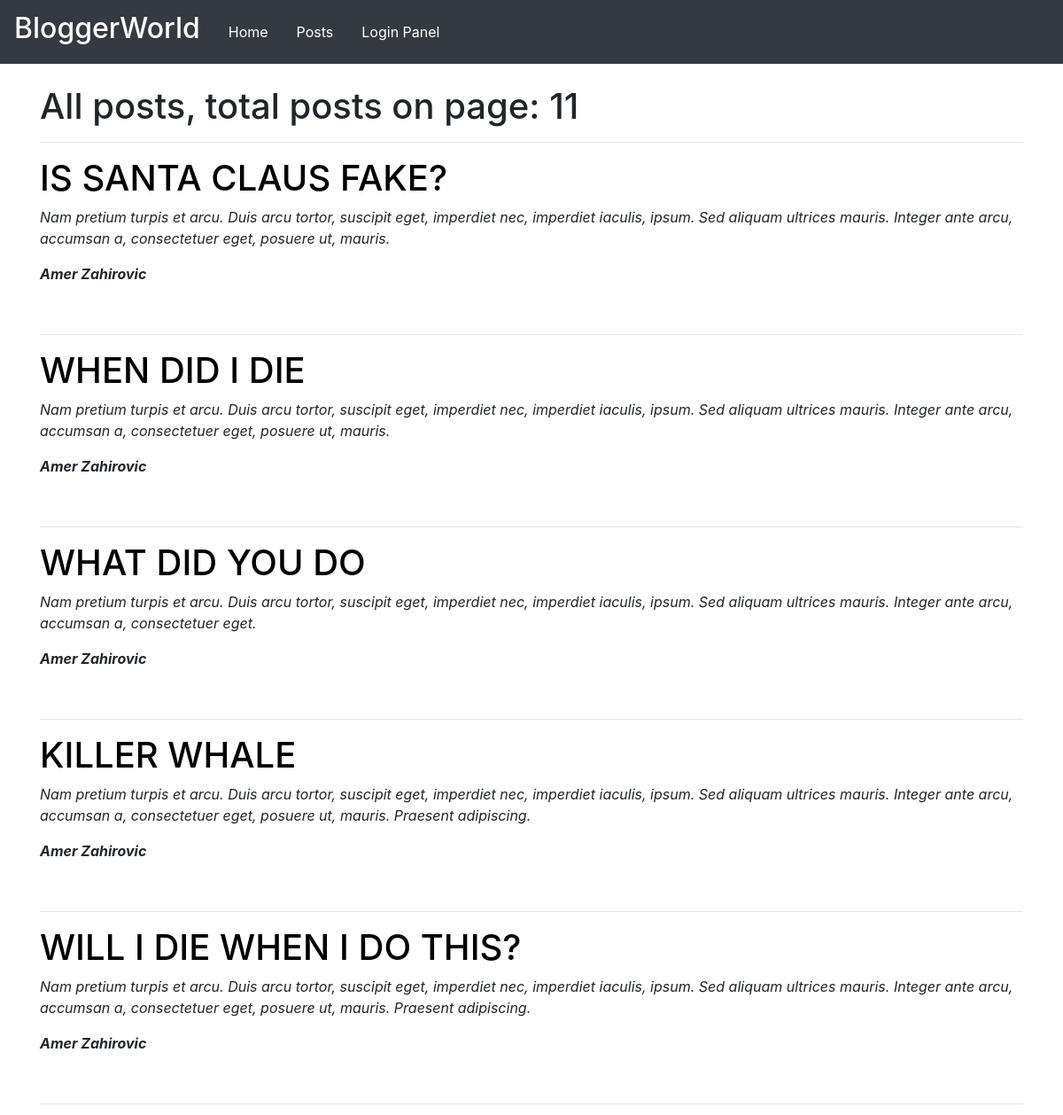
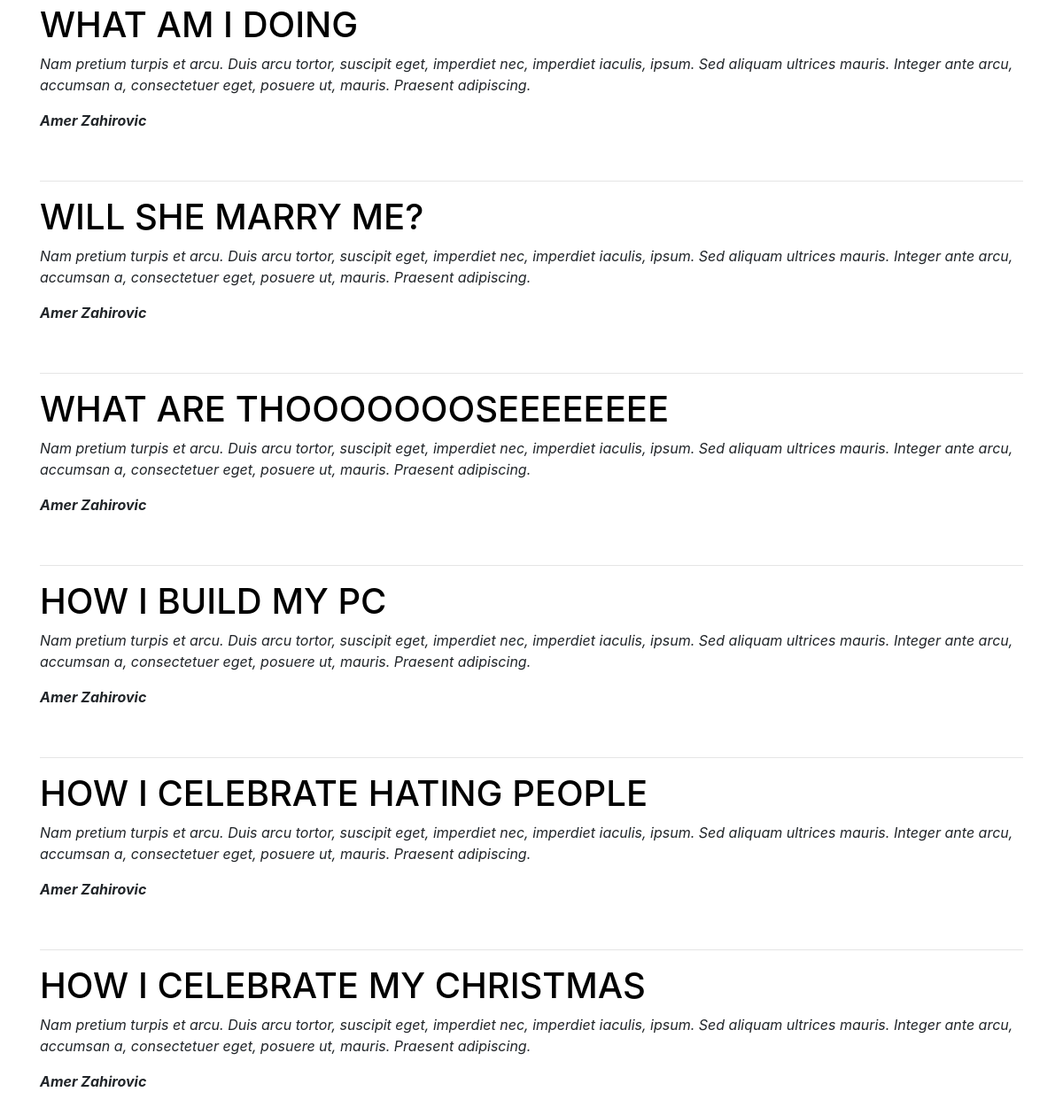
/posts.php, run on the app's committed database (2 pictures, top to bottom).
### tables this page shows
CREATE TABLE `posts` (
  `id` int(11) NOT NULL,
  `author` varchar(255) NOT NULL,
  `title` varchar(255) NOT NULL,
  `content` text NOT NULL,
  `created_at` datetime NOT NULL DEFAULT CURRENT_TIMESTAMP,
  `slug` varchar(255) NOT NULL,
  `shortdescription` varchar(255) NOT NULL
);

### public/posts.php (the view, shortened to what this page needs)
<?php
	require '../config.php';
	$posts = $connection->prepare('SELECT * FROM posts ORDER BY created_at DESC');
	$posts->execute([]);
	$posts = $posts->fetchAll(PDO::FETCH_ASSOC);
	$stmt = $connection->prepare('SELECT * FROM posts');
	$stmt->execute([]);
  	$rows = $stmt->fetchAll(PDO::FETCH_ASSOC);
  	$num_rows = count($rows);
 ?>
<!DOCTYPE html>
<html>
<head>
	<link rel="stylesheet" href="https://stackpath.bootstrapcdn.com/bootstrap/4.1.1/css/bootstrap.min.css">
	<link rel="stylesheet" type="text/css" href="css/main.css">
</head>
<body>
	<div class="navbar navbar-expand-lg navbar-dark  bg-dark">
		<div class="navbar-brand ">
			<h2>BloggerWorld</h2>
		</div>
		<ul class="nav">
			<li class="nav-item">
				<a class="nav-link" href="index.php">Home</a>
			</li>
			<li class="nav-item">
				<a class="nav-link" href="posts.php">Posts</a>
			</li>
			<li class="nav-item">
				<a class="nav-link" href="loginpanel.php">Login Panel</a>
			</li>
		</ul>
	</div>
	<div class="container-fluid">
		<div class="container">
			<br>
			<h1>All posts, total posts on page: <?php echo $num_rows; ?></h1>
			<hr>
			<?php foreach ($posts as $post) { ?>
			<div class="posts " >
				<a style="color: black; text-decoration-line: none" href="blogpage/<?php echo $post['slug']; ?>"><h1><?php echo $post['title']?></h1></a>
				<p><i><?php echo $post['shortdescription'] ?></i></p>
				<p> <b><i><?php echo $post['author'] ?></i></b></p>
				<br>
				<hr>
			</div>
			<?php } ?>
		</div>
	</div>
</body>
</html>

### public/css/main.css (style rules this page uses)
body { height: 100vh; }
a.nav-link { color: white; }
.container-fluid { height: 100vh; }
.container { height: 100vh; }

### data on the page
posts: title "IS SANTA CLAUS FAKE?", shortdescription "Nam pretium turpis et arcu. Duis arcu tortor, suscipit eget, imperdiet nec, imperdiet iaculis, ipsum. Sed aliquam ultrices mauris. Integer ante arcu, accumsan a, consectetuer eget, posuere ut, mauris.", author "Amer Zahirovic"
posts: title "WHEN DID I DIE", shortdescription "Nam pretium turpis et arcu. Duis arcu tortor, suscipit eget, imperdiet nec, imperdiet iaculis, ipsum. Sed aliquam ultrices mauris. Integer ante arcu, accumsan a, consectetuer eget, posuere ut, mauris.", author "Amer Zahirovic"
posts: title "WHAT DID YOU DO", shortdescription "Nam pretium turpis et arcu. Duis arcu tortor, suscipit eget, imperdiet nec, imperdiet iaculis, ipsum. Sed aliquam ultrices mauris. Integer ante arcu, accumsan a, consectetuer eget.", author "Amer Zahirovic"
posts: title "KILLER WHALE", shortdescription "Nam pretium turpis et arcu. Duis arcu tortor, suscipit eget, imperdiet nec, imperdiet iaculis, ipsum. Sed aliquam ultrices mauris. Integer ante arcu, accumsan a, consectetuer eget, posuere ut, mauris. Praesent adipiscing.", author "Amer Zahirovic"
posts: title "WILL I DIE WHEN I DO THIS?", shortdescription "Nam pretium turpis et arcu. Duis arcu tortor, suscipit eget, imperdiet nec, imperdiet iaculis, ipsum. Sed aliquam ultrices mauris. Integer ante arcu, accumsan a, consectetuer eget, posuere ut, mauris. Praesent adipiscing.", author "Amer Zahirovic"
posts: title "WHAT AM I DOING", shortdescription "Nam pretium turpis et arcu. Duis arcu tortor, suscipit eget, imperdiet nec, imperdiet iaculis, ipsum. Sed aliquam ultrices mauris. Integer ante arcu, accumsan a, consectetuer eget, posuere ut, mauris. Praesent adipiscing.", author "Amer Zahirovic"
posts: title "WILL SHE MARRY ME?", shortdescription "Nam pretium turpis et arcu. Duis arcu tortor, suscipit eget, imperdiet nec, imperdiet iaculis, ipsum. Sed aliquam ultrices mauris. Integer ante arcu, accumsan a, consectetuer eget, posuere ut, mauris. Praesent adipiscing.", author "Amer Zahirovic"
posts: title "WHAT ARE THOOOOOOOSEEEEEEEE", shortdescription "Nam pretium turpis et arcu. Duis arcu tortor, suscipit eget, imperdiet nec, imperdiet iaculis, ipsum. Sed aliquam ultrices mauris. Integer ante arcu, accumsan a, consectetuer eget, posuere ut, mauris. Praesent adipiscing.", author "Amer Zahirovic"
posts: title "HOW I BUILD MY PC", shortdescription "Nam pretium turpis et arcu. Duis arcu tortor, suscipit eget, imperdiet nec, imperdiet iaculis, ipsum. Sed aliquam ultrices mauris. Integer ante arcu, accumsan a, consectetuer eget, posuere ut, mauris. Praesent adipiscing.", author "Amer Zahirovic"
posts: title "HOW I CELEBRATE HATING PEOPLE", shortdescription "Nam pretium turpis et arcu. Duis arcu tortor, suscipit eget, imperdiet nec, imperdiet iaculis, ipsum. Sed aliquam ultrices mauris. Integer ante arcu, accumsan a, consectetuer eget, posuere ut, mauris. Praesent adipiscing.", author "Amer Zahirovic"
posts: title "HOW I CELEBRATE MY CHRISTMAS", shortdescription "Nam pretium turpis et arcu. Duis arcu tortor, suscipit eget, imperdiet nec, imperdiet iaculis, ipsum. Sed aliquam ultrices mauris. Integer ante arcu, accumsan a, consectetuer eget, posuere ut, mauris. Praesent adipiscing.", author "Amer Zahirovic"

### other printed values
$num_rows "11"
